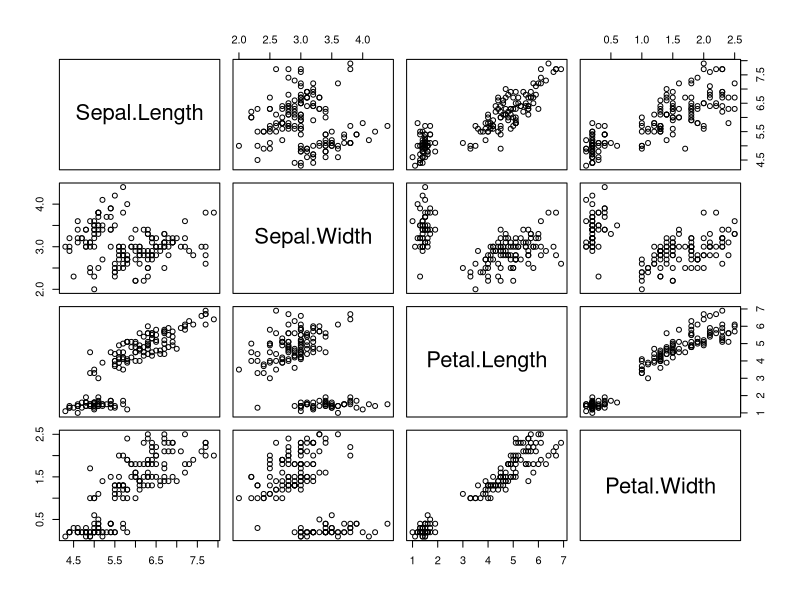
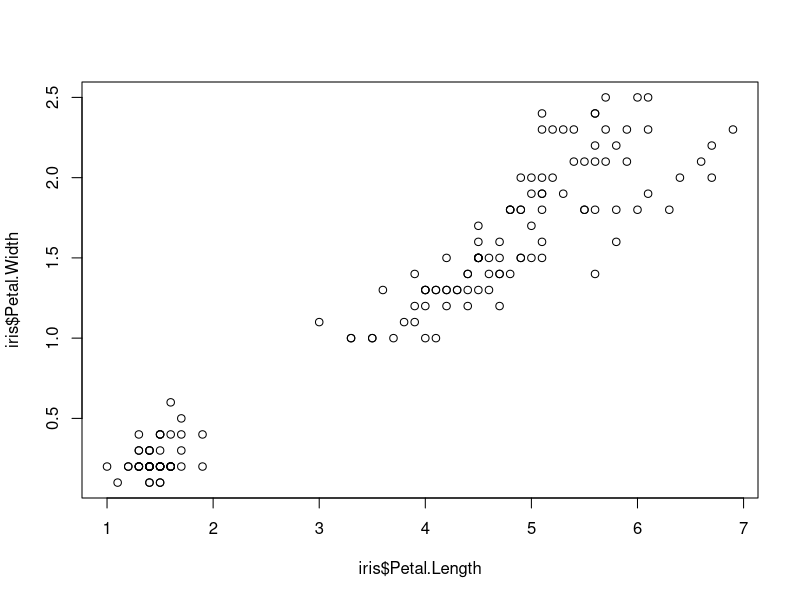
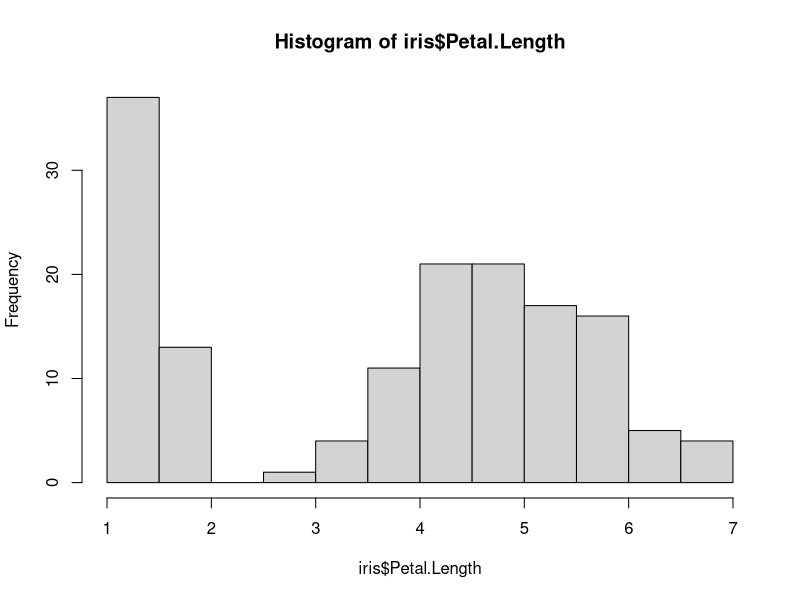
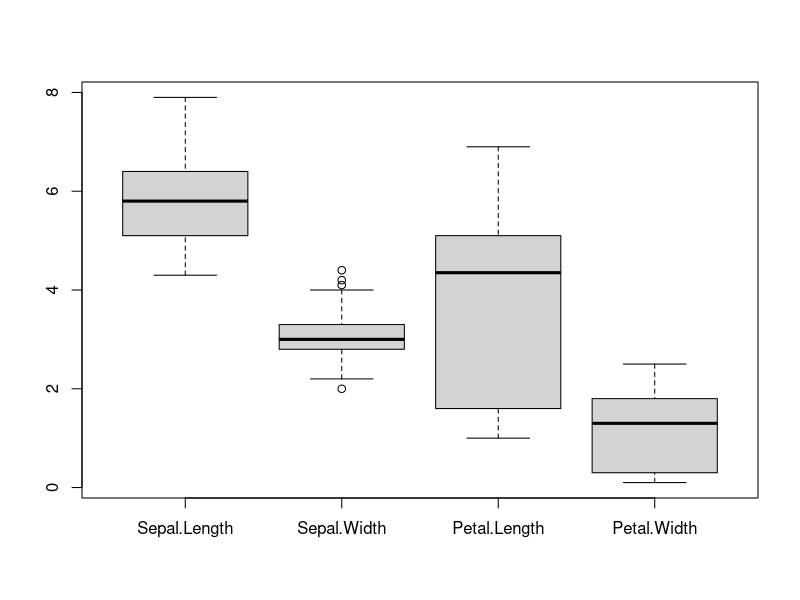
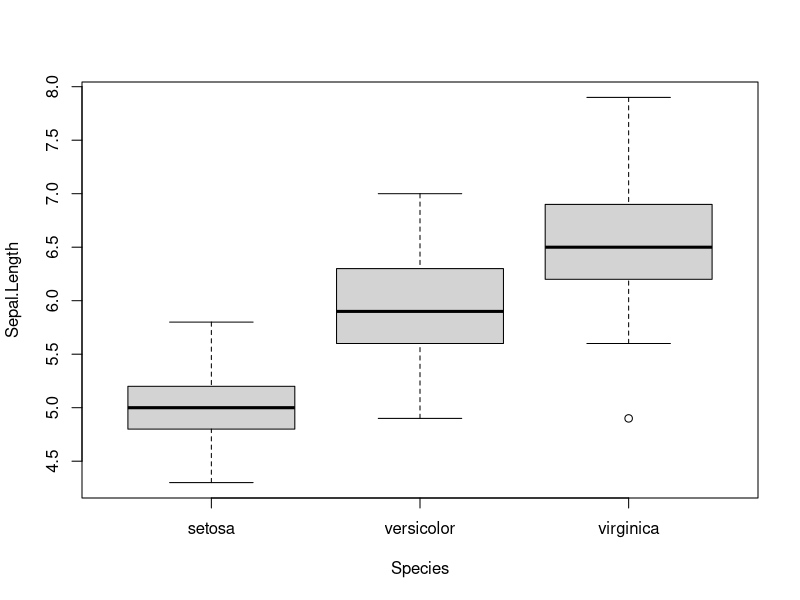
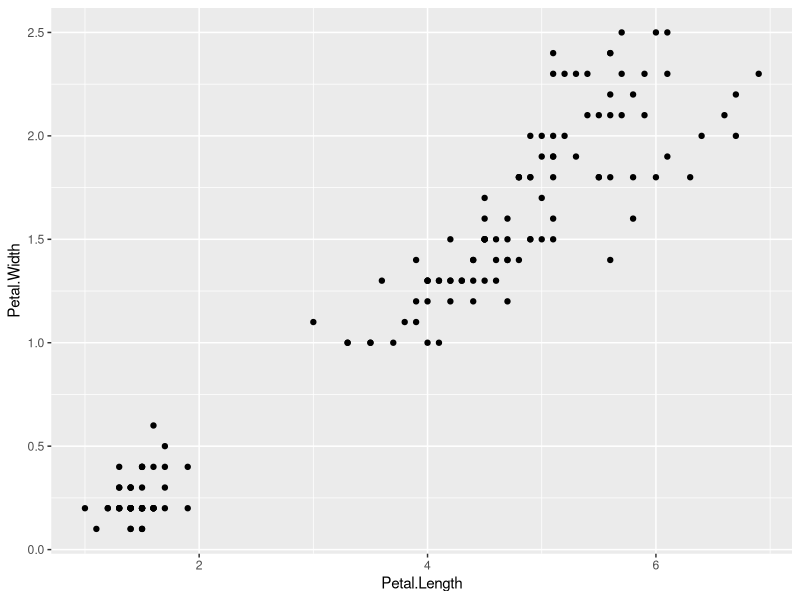
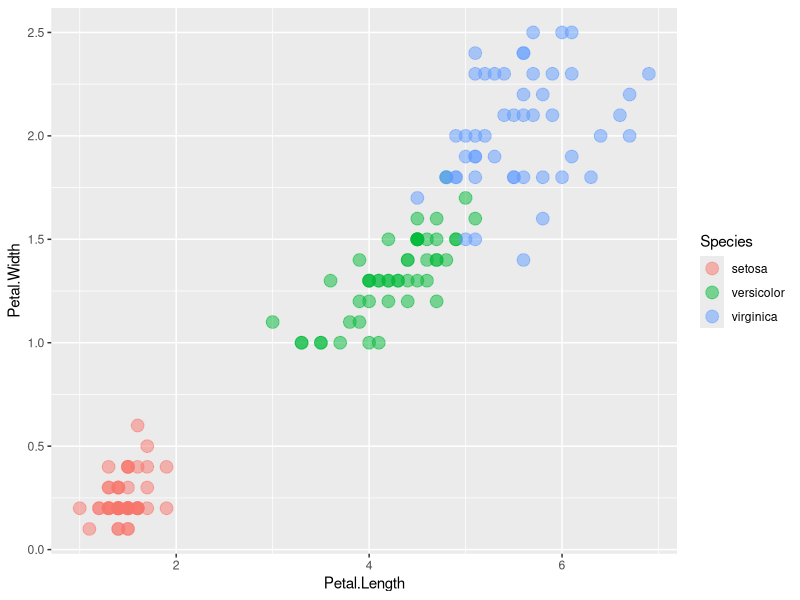
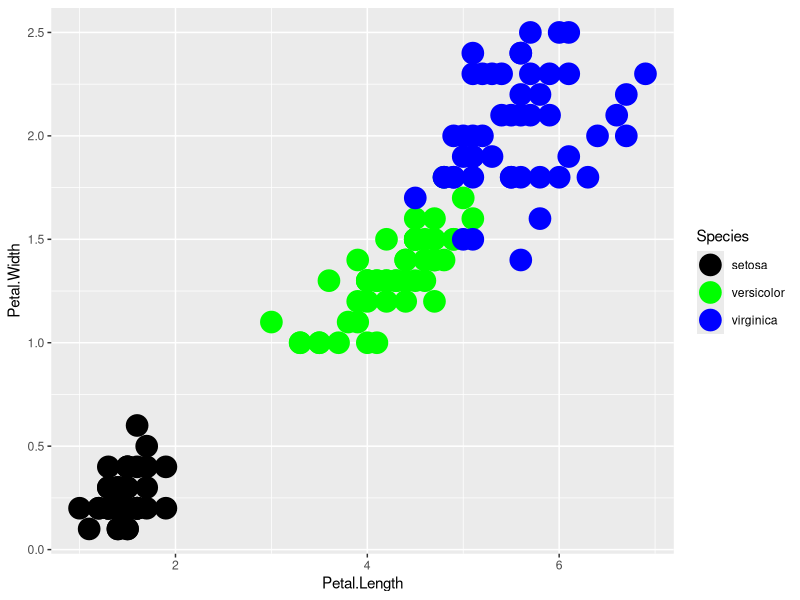

Generate these figures, in order, with R: (Note: this script raises an error after producing the figures.)
######## Graphs ######## 
data(iris)

#### Basics graphics ####
# Plot function
plot(iris[,-5])
plot(iris$Petal.Length, iris$Petal.Width)

# Hist function
hist(iris$Petal.Length)

# Box plot
boxplot(iris[,-5])
boxplot(Sepal.Length ~ Species, data = iris)

#### ggplot2 ####
library(ggplot2)
# ggplot(data, aes(x = ... //aesthetics caracteristics)) + plot_function() + ...

#### Plot function ####
ggplot(iris, aes(x = Petal.Length, y = Petal.Width)) + geom_point()

p <- ggplot(iris, aes(x = Petal.Length, y = Petal.Width, colour = Species))
p + geom_point(size = 4, alpha = 0.5)
p + geom_point(size = 7, alpha = 1) + scale_color_manual(values = c("black", "green", "blue"))


#### Histogram ####
# We'll plot the Petal.Lenght of the Species versicolor 
versicolor <- iris %>% filter(Species == "versicolor")

# Basic plot
ggplot(versicolor, aes(x=Petal.Length)) + geom_histogram()

# More cool
h <- ggplot(versicolor, aes(x=Petal.Length))
h + geom_histogram(binwidth=0.1, origin = 3, fill="lightblue", colour="blue", alpha = 0.5) + ggtitle("Petal length of Versicolor")

#### Density ####
h <- ggplot(iris, aes(x=Sepal.Width, colour = as.factor(Species)))
h + geom_line(stat="density")

#### Box Plot ####
ggplot(iris, aes(x=Species, y=Petal.Length)) + geom_boxplot(fill = "lightblue", colour = "black")
